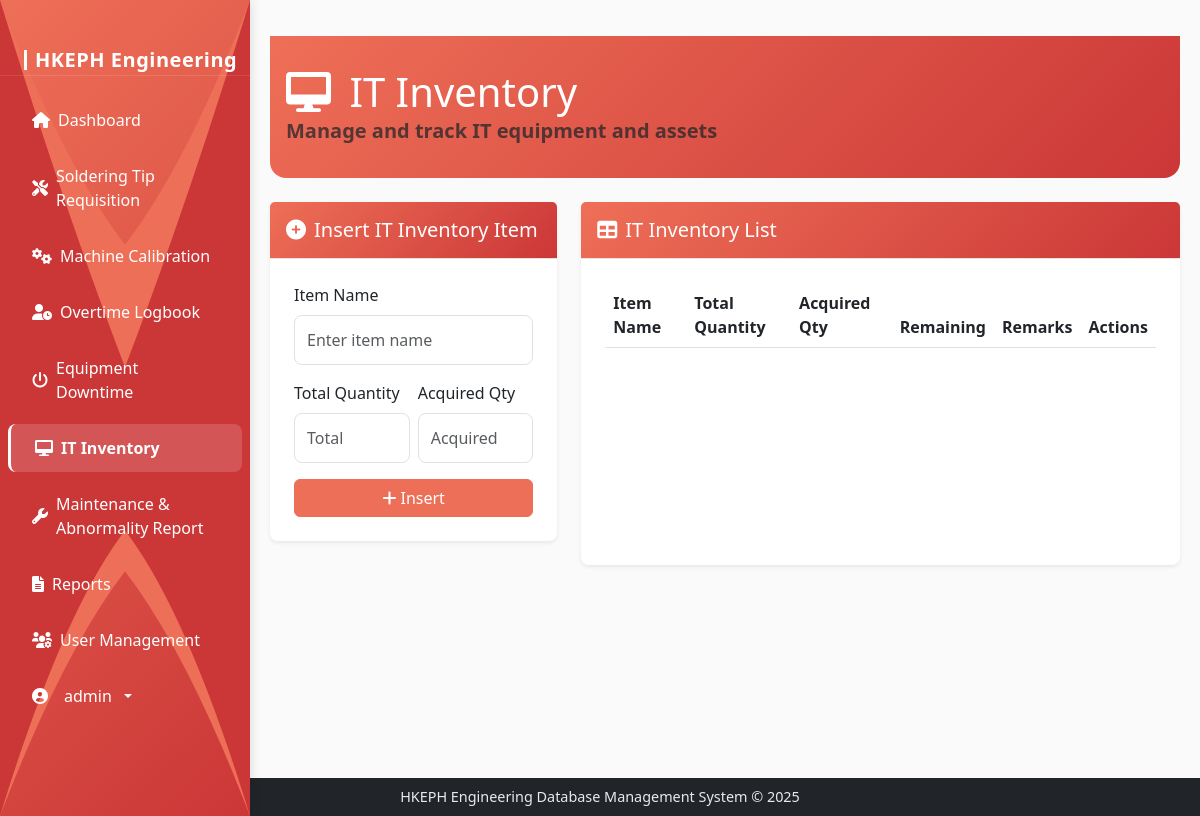
Before: /it-inventory (signed in) with the older database file.
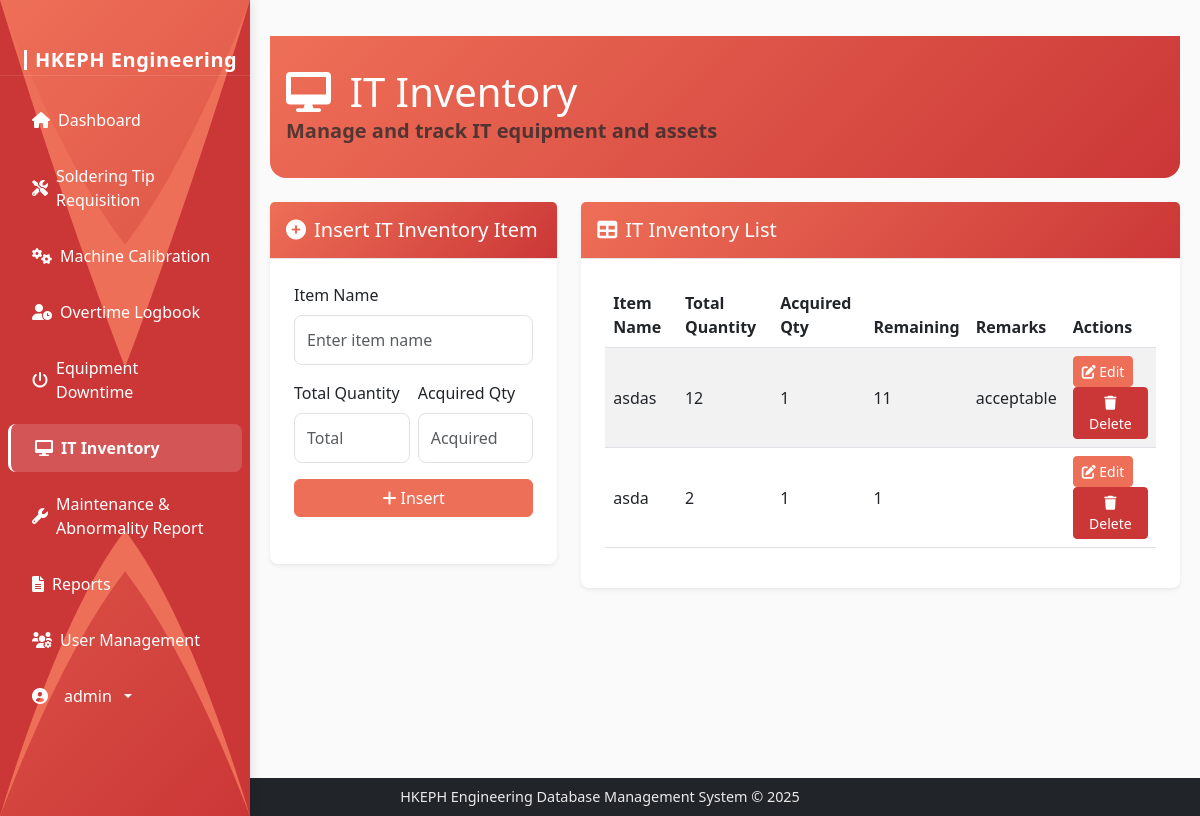
After: the same page with the newer database file.
### models.py (models this page shows)
class ITInventory(db.Model):
    id = db.Column(db.Integer, primary_key=True)
    item_name = db.Column(db.String(100), nullable=False)
    total_quantity = db.Column(db.Integer, nullable=False)
    acquired_qty = db.Column(db.Integer, nullable=False)

### routes.py (the view, shortened to what this page needs)
@app.route('/it-inventory', methods=['GET', 'POST'])
@login_required
def it_inventory():
    edit_id = request.args.get('edit_id')
    form = ITInventoryForm()
    if edit_id:
        item_to_edit = ITInventory.query.get(edit_id)
        if item_to_edit and request.method == 'GET':
            form.item_name.data = item_to_edit.item_name
            form.total_quantity.data = item_to_edit.total_quantity
            form.acquired_qty.data = item_to_edit.acquired_qty
    inventory_items = ITInventory.query.all()
    return render_template('it_inventory.html', form=form, inventory_items=inventory_items, edit_id=edit_id)

### forms.py
class ITInventoryForm(FlaskForm):
    item_name = StringField('Item Name', validators=[DataRequired()])
    total_quantity = IntegerField('Total Quantity', validators=[DataRequired(), NumberRange(min=0)])
    acquired_qty = IntegerField('Acquired Qty', validators=[DataRequired(), NumberRange(min=0)])

### app.py (called while the page is built)
@login_manager.user_loader
def load_user(user_id):
    return User.query.get(int(user_id))

### templates/it_inventory.html (shortened to what the changed rows need)
{% extends 'base.html' %}
{% block content %}
<div class="content-area">
    <div class="dashboard-header mb-4">
        <div class="header-content">
            <h1 class="mb-0" style="color: white;">
                <i class="fas fa-desktop me-2" style="color: white;"></i>
                IT Inventory
            </h1>
        </div>
    </div>
    <div class="row">
        <div class="col-md-8">
            <div class="card h-100">
                <div class="card-body">
                    <div class="table-responsive" style="max-height:600px;">
                        <table class="table table-striped table-hover align-middle">
                            <thead>
                                <tr>
                                    <th>Item Name</th>
                                    <th>Total Quantity</th>
                                    <th>Acquired Qty</th>
                                    <th>Remaining</th>
                                    <th>Remarks</th>
                                    <th>Actions</th>
                                </tr>
                            </thead>
                            <tbody>
                                {% for item in inventory_items %}
                                <tr>
                                    <td>{{ item.item_name }}</td>
                                    <td>{{ item.total_quantity }}</td>
                                    <td>{{ item.acquired_qty }}</td>
                                    <td>{{ item.total_quantity - item.acquired_qty }}</td>
                                    <td>
                                        {% if (item.total_quantity - item.acquired_qty) > (item.total_quantity / 2) %}
                                            acceptable
                                        {% elif (item.total_quantity - item.acquired_qty) < (item.total_quantity / 2) %}
                                            for increase
                                        {% endif %}
                                    </td>
                                    <td>
                                        <a href="{{ url_for('it_inventory', edit_id=item.id) }}" class="btn btn-sm btn-warning">
                                            <i class="fas fa-edit"></i> Edit
                                        </a>
                                        <a href="{{ url_for('delete_it_inventory', item_id=item.id) }}" class="btn btn-sm btn-danger"
                                           onclick="return confirm('Are you sure you want to delete this item?');">
                                            <i class="fas fa-trash"></i> Delete
                                        </a>
                                    </td>
                                </tr>
                                {% endfor %}
                            </tbody>
                        </table>
                    </div>
                </div>
            </div>
        </div>
    </div>
{% endblock %}

Changed rows visible on the page:
added ITInventory: item_name "asdas", total_quantity "12", acquired_qty "1", item.total_quantity-item.acquired_qty "11", shows "acceptable"
added ITInventory: item_name "asda", total_quantity "2", acquired_qty "1", item.total_quantity-item.acquired_qty "1"
